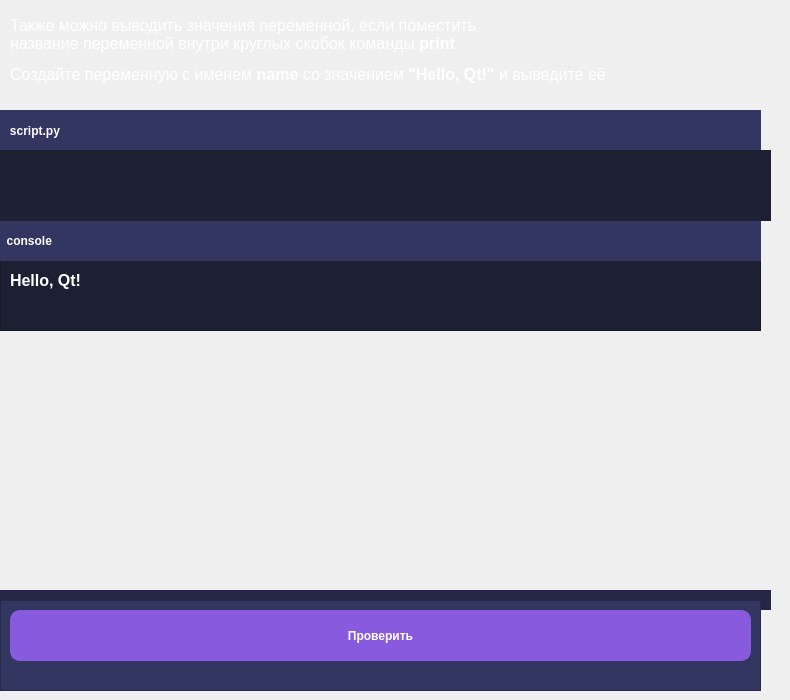
        <widget class="QWidget" name="task_6">
         <widget class="QLabel" name="script_py_3">
          <property name="geometry">
           <rect>
            <x>0</x>
            <y>110</y>
            <width>761</width>
            <height>41</height>
           </rect>
          </property>
          <property name="styleSheet">
           <string notr="true">QLabel {
	color: white;
	background: rgb(51,54,97);
	font-weight: bold;
}</string>
          </property>
          <property name="text">
           <string>   script.py</string>
          </property>
         </widget>
         <widget class="QFrame" name="frame_console_2">
          <property name="geometry">
           <rect>
            <x>0</x>
            <y>220</y>
            <width>761</width>
            <height>111</height>
           </rect>
          </property>
          <property name="styleSheet">
           <string notr="true">QFrame {
	background: rgb(29,32,51);
}</string>
          </property>
          <property name="frameShape">
           <enum>QFrame::StyledPanel</enum>
          </property>
          <property name="frameShadow">
           <enum>QFrame::Raised</enum>
          </property>
          <widget class="QLabel" name="answer_text_2">
           <property name="geometry">
            <rect>
             <x>10</x>
             <y>50</y>
             <width>121</width>
             <height>21</height>
            </rect>
           </property>
           <property name="styleSheet">
            <string notr="true">QLabel {
	color: white;
	font-weight: bold;
	font-size: 16px;
}</string>
           </property>
           <property name="text">
            <string>Hello, Qt!</string>
           </property>
          </widget>
          <widget class="QLabel" name="console_2">
           <property name="geometry">
            <rect>
             <x>0</x>
             <y>0</y>
             <width>761</width>
             <height>41</height>
            </rect>
           </property>
           <property name="styleSheet">
            <string notr="true">QLabel {
	color: white;
	background: rgb(51,54,97);
	font-weight: bold;
}</string>
           </property>
           <property name="text">
            <string>  console</string>
           </property>
          </widget>
         </widget>
         <widget class="QLabel" name="text_createvar_6">
          <property name="geometry">
           <rect>
            <x>10</x>
            <y>0</y>
            <width>751</width>
            <height>101</height>
           </rect>
          </property>
          <property name="styleSheet">
           <string notr="true">QLabel {
	color: white;
}</string>
          </property>
          <property name="text">
           <string>&lt;html&gt;&lt;head/&gt;&lt;body&gt;&lt;p&gt;&lt;span style=&quot; font-size:12pt;&quot;&gt;Также можно выводить значения переменной, если поместить&lt;br/&gt;название переменной внутри круглых скобок команды &lt;/span&gt;&lt;span style=&quot; font-size:12pt; font-weight:600;&quot;&gt;print&lt;/span&gt;&lt;/p&gt;&lt;p&gt;&lt;span style=&quot; font-size:12pt;&quot;&gt;Создайте переменную с именем &lt;/span&gt;&lt;span style=&quot; font-size:12pt; font-weight:600;&quot;&gt;name&lt;/span&gt;&lt;span style=&quot; font-size:12pt;&quot;&gt; со значением&lt;/span&gt;&lt;span style=&quot; font-size:12pt; font-weight:600;&quot;&gt; &amp;quot;Hello, Qt!&amp;quot;&lt;/span&gt;&lt;span style=&quot; font-size:12pt;&quot;&gt; и выведите её&lt;/span&gt;&lt;/p&gt;&lt;/body&gt;&lt;/html&gt;</string>
          </property>
         </widget>
         <widget class="QTextEdit" name="answer_edit_4">
          <property name="geometry">
           <rect>
            <x>0</x>
            <y>150</y>
            <width>771</width>
            <height>71</height>
           </rect>
          </property>
          <property name="styleSheet">
           <string notr="true">QTextEdit {
	color: white;
	background: rgb(29,32,51);
	border: 0 0 0 0;
	font-weight: bold;
	font-size: 16px;
}</string>
          </property>
         </widget>
         <widget class="QFrame" name="frame_continue_3">
          <property name="geometry">
           <rect>
            <x>0</x>
            <y>600</y>
            <width>761</width>
            <height>91</height>
           </rect>
          </property>
          <property name="styleSheet">
           <string notr="true">QFrame {
	background: rgb(51,54,97);
}</string>
          </property>
          <property name="frameShape">
           <enum>QFrame::StyledPanel</enum>
          </property>
          <property name="frameShadow">
           <enum>QFrame::Raised</enum>
          </property>
          <widget class="QPushButton" name="continue_createvar_btn_6">
           <property name="geometry">
            <rect>
             <x>10</x>
             <y>10</y>
             <width>741</width>
             <height>51</height>
            </rect>
           </property>
           <property name="styleSheet">
            <string notr="true">QPushButton {
                background-color: rgb(136, 90, 222); /* Purple color */
                color: white;
                border: 2px solid rgb(136, 90, 222);
                border-radius: 10px; /* Rounded corners */
                padding: 10px;
				font-weight: bold;
            }</string>
           </property>
           <property name="text">
            <string>Проверить</string>
           </property>
          </widget>
         </widget>
         <widget class="QProgressBar" name="progress_createvar_3">
          <property name="geometry">
           <rect>
            <x>-10</x>
            <y>590</y>
            <width>781</width>
            <height>20</height>
           </rect>
          </property>
          <property name="styleSheet">
           <string notr="true">QProgressBar {
	background-color: rgb(36,39,70);
     border: 1px solid rgb(36,39,70);
}</string>
          </property>
          <property name="value">
           <number>0</number>
          </property>
          <property name="textVisible">
           <bool>false</bool>
          </property>
         </widget>
         <zorder>script_py_3</zorder>
         <zorder>frame_console_2</zorder>
         <zorder>text_createvar_6</zorder>
         <zorder>answer_edit_4</zorder>
         <zorder>progress_createvar_3</zorder>
         <zorder>frame_continue_3</zorder>
        </widget>
